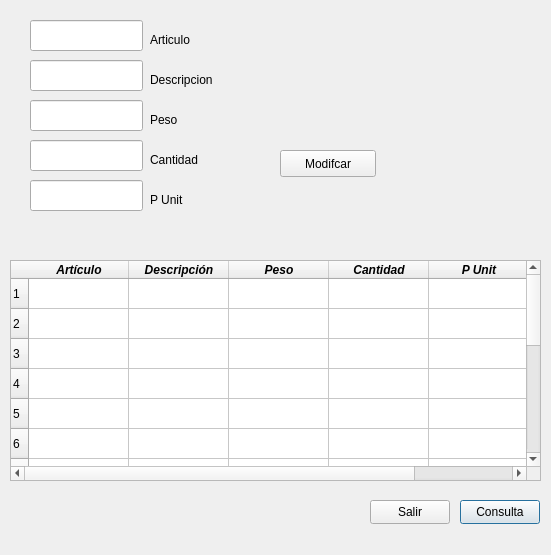
<?xml version="1.0" encoding="UTF-8"?>
<ui version="4.0">
 <class>form_Consulta</class>
 <widget class="QDialog" name="form_Consulta">
  <property name="geometry">
   <rect>
    <x>0</x>
    <y>0</y>
    <width>551</width>
    <height>555</height>
   </rect>
  </property>
  <property name="windowTitle">
   <string>Productos</string>
  </property>
  <widget class="QTableWidget" name="tab_Almacen">
   <property name="geometry">
    <rect>
     <x>10</x>
     <y>260</y>
     <width>531</width>
     <height>221</height>
    </rect>
   </property>
   <property name="rowCount">
    <number>15</number>
   </property>
   <property name="columnCount">
    <number>5</number>
   </property>
   <row/>
   <row/>
   <row/>
   <row/>
   <row/>
   <row/>
   <row/>
   <row/>
   <row/>
   <row/>
   <row/>
   <row/>
   <row/>
   <row/>
   <row/>
   <column>
    <property name="text">
     <string>Artículo</string>
    </property>
    <property name="font">
     <font>
      <weight>75</weight>
      <italic>true</italic>
      <bold>true</bold>
     </font>
    </property>
   </column>
   <column>
    <property name="text">
     <string>Descripción</string>
    </property>
    <property name="font">
     <font>
      <weight>75</weight>
      <italic>true</italic>
      <bold>true</bold>
     </font>
    </property>
   </column>
   <column>
    <property name="text">
     <string>Peso</string>
    </property>
    <property name="font">
     <font>
      <weight>75</weight>
      <italic>true</italic>
      <bold>true</bold>
     </font>
    </property>
   </column>
   <column>
    <property name="text">
     <string>Cantidad</string>
    </property>
    <property name="font">
     <font>
      <weight>75</weight>
      <italic>true</italic>
      <bold>true</bold>
     </font>
    </property>
   </column>
   <column>
    <property name="text">
     <string>P Unit</string>
    </property>
    <property name="font">
     <font>
      <weight>75</weight>
      <italic>true</italic>
      <bold>true</bold>
     </font>
    </property>
   </column>
  </widget>
  <widget class="QPushButton" name="pb_Consulta">
   <property name="geometry">
    <rect>
     <x>460</x>
     <y>500</y>
     <width>80</width>
     <height>24</height>
    </rect>
   </property>
   <property name="text">
    <string>Consulta</string>
   </property>
  </widget>
  <widget class="QPushButton" name="pb_Salir">
   <property name="geometry">
    <rect>
     <x>370</x>
     <y>500</y>
     <width>80</width>
     <height>24</height>
    </rect>
   </property>
   <property name="text">
    <string>Salir</string>
   </property>
  </widget>
  <widget class="QPushButton" name="pb_modifica">
   <property name="geometry">
    <rect>
     <x>280</x>
     <y>150</y>
     <width>96</width>
     <height>27</height>
    </rect>
   </property>
   <property name="text">
    <string>Modifcar</string>
   </property>
  </widget>
  <widget class="QLineEdit" name="Art">
   <property name="geometry">
    <rect>
     <x>30</x>
     <y>20</y>
     <width>113</width>
     <height>31</height>
    </rect>
   </property>
  </widget>
  <widget class="QLineEdit" name="Desc">
   <property name="geometry">
    <rect>
     <x>30</x>
     <y>60</y>
     <width>113</width>
     <height>31</height>
    </rect>
   </property>
  </widget>
  <widget class="QLineEdit" name="Peso">
   <property name="geometry">
    <rect>
     <x>30</x>
     <y>100</y>
     <width>113</width>
     <height>31</height>
    </rect>
   </property>
  </widget>
  <widget class="QLineEdit" name="P_Unit">
   <property name="geometry">
    <rect>
     <x>30</x>
     <y>180</y>
     <width>113</width>
     <height>31</height>
    </rect>
   </property>
  </widget>
  <widget class="QLineEdit" name="Cant">
   <property name="geometry">
    <rect>
     <x>30</x>
     <y>140</y>
     <width>113</width>
     <height>31</height>
    </rect>
   </property>
  </widget>
  <widget class="QLabel" name="label">
   <property name="geometry">
    <rect>
     <x>150</x>
     <y>30</y>
     <width>67</width>
     <height>19</height>
    </rect>
   </property>
   <property name="text">
    <string>Articulo</string>
   </property>
  </widget>
  <widget class="QLabel" name="label_2">
   <property name="geometry">
    <rect>
     <x>150</x>
     <y>70</y>
     <width>81</width>
     <height>19</height>
    </rect>
   </property>
   <property name="text">
    <string>Descripcion</string>
   </property>
  </widget>
  <widget class="QLabel" name="label_3">
   <property name="geometry">
    <rect>
     <x>150</x>
     <y>150</y>
     <width>67</width>
     <height>19</height>
    </rect>
   </property>
   <property name="text">
    <string>Cantidad</string>
   </property>
  </widget>
  <widget class="QLabel" name="label_4">
   <property name="geometry">
    <rect>
     <x>150</x>
     <y>110</y>
     <width>67</width>
     <height>19</height>
    </rect>
   </property>
   <property name="text">
    <string>Peso</string>
   </property>
  </widget>
  <widget class="QLabel" name="label_5">
   <property name="geometry">
    <rect>
     <x>150</x>
     <y>190</y>
     <width>67</width>
     <height>19</height>
    </rect>
   </property>
   <property name="text">
    <string>P Unit</string>
   </property>
  </widget>
 </widget>
 <resources/>
 <connections>
  <connection>
   <sender>pb_Salir</sender>
   <signal>pressed()</signal>
   <receiver>form_Consulta</receiver>
   <slot>close()</slot>
   <hints>
    <hint type="sourcelabel">
     <x>398</x>
     <y>272</y>
    </hint>
    <hint type="destinationlabel">
     <x>296</x>
     <y>263</y>
    </hint>
   </hints>
  </connection>
 </connections>
</ui>
